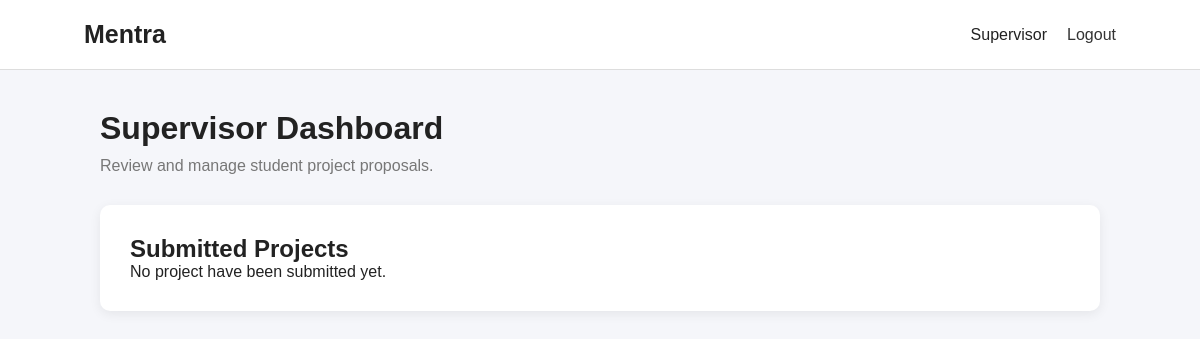
Page /supervisor/dashboard.php (signed in) on the earlier database version.
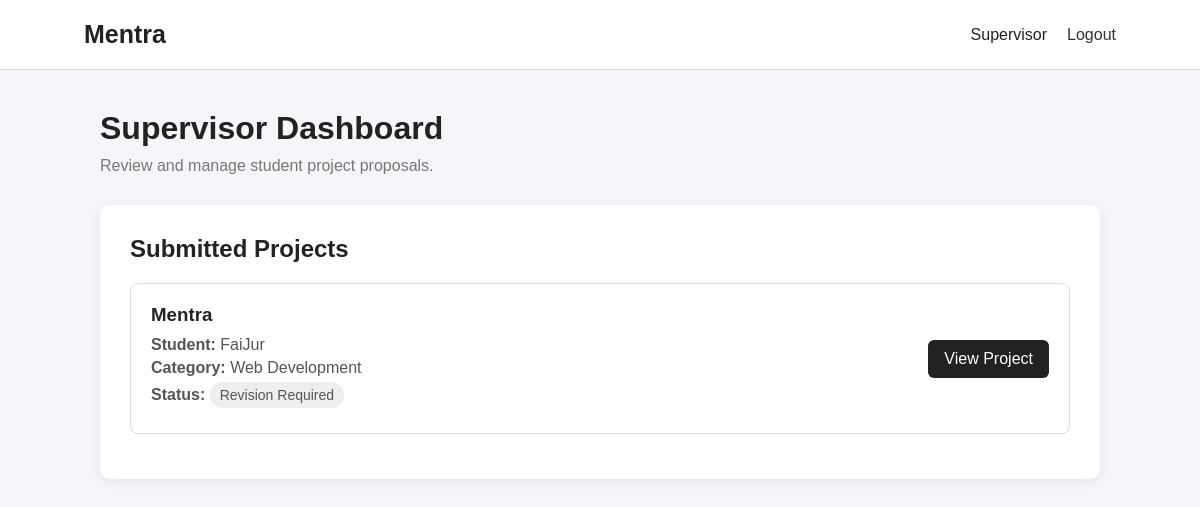
Same page on the later database version.
### tables this page shows
CREATE TABLE `projects` (
  `id` int(11) NOT NULL,
  `student_id` int(11) NOT NULL,
  `title` varchar(255) NOT NULL,
  `description` text NOT NULL,
  `category` varchar(100) DEFAULT NULL,
  `status` enum('Submitted','Under Review','Revision Required','Approved','Rejected') DEFAULT 'Submitted',
  `created_at` timestamp NOT NULL DEFAULT current_timestamp(),
  `updated_at` timestamp NOT NULL DEFAULT current_timestamp() ON UPDATE current_timestamp()
);

CREATE TABLE `users` (
  `id` int(11) NOT NULL,
  `full_name` varchar(100) NOT NULL,
  `email` varchar(100) NOT NULL,
  `roll_number` varchar(50) DEFAULT NULL,
  `phone` varchar(20) DEFAULT NULL,
  `department` varchar(50) DEFAULT NULL,
  `password` varchar(255) NOT NULL,
  `role` enum('student','supervisor','admin') DEFAULT 'student',
  `created_at` timestamp NOT NULL DEFAULT current_timestamp()
);

### supervisor/dashboard.php (the view, shortened to what this page needs)
<?php
require_once __DIR__ . "/../backend/db.php";
$supervisor_id = $_SESSION["user_id"];
$sql = "SELECT
            projects.id,
            projects.title,
            projects.category,
            projects.status,
            projects.created_at,
            users.full_name
        FROM projects
        JOIN users
            ON projects.student_id = users.id
        JOIN supervisor_assignments
            ON projects.id = supervisor_assignments.project_id
        WHERE supervisor_assignments.supervisor_id = ?
        ORDER BY projects.created_at DESC";
$stmt = mysqli_prepare($conn, $sql);
mysqli_stmt_bind_param($stmt, "i", $supervisor_id);
mysqli_stmt_execute($stmt);
$result = mysqli_stmt_get_result($stmt);
?>
<!DOCTYPE html>
<html lang="en">
<head>
    <link rel="stylesheet" href="supervisor.css">
</head>
<body>
    <header class="header">
        <h2>Mentra</h2>
        <div>
            <span>
                <?php echo htmlspecialchars($_SESSION['name']); ?>
            </span>
            <a href="../backend/logout.php">Logout</a>
        </div>
    </header>
    <main class="container">
        <h1>Supervisor Dashboard</h1>
        <p class="welcome">Review and manage student project proposals.</p>
        <section class="project-section">
            <h2>Submitted Projects</h2>
            <?php if(mysqli_num_rows($result) > 0): ?>
                <div class="project-list">
                    <?php while($project = mysqli_fetch_assoc($result)): ?>
                        <div class="project-card">
                            <div>
                                <h3><?php echo htmlspecialchars($project['title']); ?></h3>
                                <p>
                                    <strong>Student:</strong>
                                    <?php echo htmlspecialchars($project['full_name']); ?>
                                </p>
                                <p>
                                    <strong>Category:</strong>
                                    <?php echo htmlspecialchars($project['category']); ?>
                                </p>
                                <p>
                                    <strong>Status:</strong>
                                   <span class="status">
                                     <?php echo htmlspecialchars($project['status']); ?>
                                   </span>
                                </p>
                            </div>
                            <a class="view-btn" href="view_project.php?id=<?php echo $project['id'];?>">View Project</a>
                        </div>
                        <?php endwhile; ?>
                </div>
                <?php else: ?>
                    <p>
                        No project have been submitted yet.
                    </p>
                    <?php endif; ?>
        </section>
    </main>
</body>
</html>

Differences in the rows shown:
added projects: title "Mentra", student.full_name "FaiJur", category "Web Development", status "Revision Required"
Other differences:
text no longer shown: "No project have been submitted yet."
